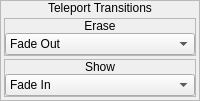
             <widget class="QFrame" name="frame_38">
              <property name="sizePolicy">
               <sizepolicy hsizetype="Fixed" vsizetype="Fixed">
                <horstretch>0</horstretch>
                <verstretch>0</verstretch>
               </sizepolicy>
              </property>
              <property name="frameShape">
               <enum>QFrame::StyledPanel</enum>
              </property>
              <property name="frameShadow">
               <enum>QFrame::Raised</enum>
              </property>
              <layout class="QVBoxLayout" name="verticalLayout_50">
               <property name="spacing">
                <number>0</number>
               </property>
               <property name="margin">
                <number>0</number>
               </property>
               <item>
                <widget class="QLabel" name="label_36">
                 <property name="sizePolicy">
                  <sizepolicy hsizetype="Preferred" vsizetype="Fixed">
                   <horstretch>0</horstretch>
                   <verstretch>0</verstretch>
                  </sizepolicy>
                 </property>
                 <property name="text">
                  <string>Teleport Transitions</string>
                 </property>
                 <property name="alignment">
                  <set>Qt::AlignCenter</set>
                 </property>
                </widget>
               </item>
               <item>
                <widget class="QWidget" name="widget_36" native="true">
                 <layout class="QVBoxLayout" name="verticalLayout_54">
                  <property name="spacing">
                   <number>3</number>
                  </property>
                  <property name="margin">
                   <number>3</number>
                  </property>
                  <item>
                   <widget class="QFrame" name="frame_40">
                    <property name="frameShape">
                     <enum>QFrame::StyledPanel</enum>
                    </property>
                    <property name="frameShadow">
                     <enum>QFrame::Raised</enum>
                    </property>
                    <layout class="QVBoxLayout" name="verticalLayout_52">
                     <property name="spacing">
                      <number>0</number>
                     </property>
                     <property name="margin">
                      <number>0</number>
                     </property>
                     <item>
                      <widget class="QLabel" name="label_38">
                       <property name="sizePolicy">
                        <sizepolicy hsizetype="Preferred" vsizetype="Fixed">
                         <horstretch>0</horstretch>
                         <verstretch>0</verstretch>
                        </sizepolicy>
                       </property>
                       <property name="text">
                        <string>Erase</string>
                       </property>
                       <property name="alignment">
                        <set>Qt::AlignCenter</set>
                       </property>
                      </widget>
                     </item>
                     <item>
                      <widget class="QWidget" name="widget_38" native="true">
                       <layout class="QHBoxLayout" name="horizontalLayout_33">
                        <property name="spacing">
                         <number>0</number>
                        </property>
                        <property name="margin">
                         <number>0</number>
                        </property>
                        <item>
                         <widget class="QComboBox" name="cboxTeleportTransition_Erase">
                          <item>
                           <property name="text">
                            <string>Fade Out</string>
                           </property>
                          </item>
                          <item>
                           <property name="text">
                            <string>Remove Blocks</string>
                           </property>
                          </item>
                          <item>
                           <property name="text">
                            <string>Wipe Downward</string>
                           </property>
                          </item>
                          <item>
                           <property name="text">
                            <string>Wipe Upward</string>
                           </property>
                          </item>
                          <item>
                           <property name="text">
                            <string>Venetian Blinds</string>
                           </property>
                          </item>
                          <item>
                           <property name="text">
                            <string>Vertical Blinds</string>
                           </property>
                          </item>
                          <item>
                           <property name="text">
                            <string>Horizontal Blinds</string>
                           </property>
                          </item>
                          <item>
                           <property name="text">
                            <string>Receding Square</string>
                           </property>
                          </item>
                          <item>
                           <property name="text">
                            <string>Expanding Square</string>
                           </property>
                          </item>
                          <item>
                           <property name="text">
                            <string>Screen Moves Up</string>
                           </property>
                          </item>
                          <item>
                           <property name="text">
                            <string>Screen Moves Down</string>
                           </property>
                          </item>
                          <item>
                           <property name="text">
                            <string>Screen Moves Left</string>
                           </property>
                          </item>
                          <item>
                           <property name="text">
                            <string>Screen Moves Right</string>
                           </property>
                          </item>
                          <item>
                           <property name="text">
                            <string>Vertical Division</string>
                           </property>
                          </item>
                          <item>
                           <property name="text">
                            <string>Horizontal Division</string>
                           </property>
                          </item>
                          <item>
                           <property name="text">
                            <string>Quadrasection</string>
                           </property>
                          </item>
                          <item>
                           <property name="text">
                            <string>Zoom In</string>
                           </property>
                          </item>
                          <item>
                           <property name="text">
                            <string>Mosaic</string>
                           </property>
                          </item>
                          <item>
                           <property name="text">
                            <string>Waver Screen</string>
                           </property>
                          </item>
                          <item>
                           <property name="text">
                            <string>Instantaneous</string>
                           </property>
                          </item>
                          <item>
                           <property name="text">
                            <string>No Transition</string>
                           </property>
                          </item>
                         </widget>
                        </item>
                       </layout>
                      </widget>
                     </item>
                    </layout>
                   </widget>
                  </item>
                  <item>
                   <widget class="QFrame" name="frame_41">
                    <property name="frameShape">
                     <enum>QFrame::StyledPanel</enum>
                    </property>
                    <property name="frameShadow">
                     <enum>QFrame::Raised</enum>
                    </property>
                    <layout class="QVBoxLayout" name="verticalLayout_53">
                     <property name="spacing">
                      <number>0</number>
                     </property>
                     <property name="margin">
                      <number>0</number>
                     </property>
                     <item>
                      <widget class="QLabel" name="label_39">
                       <property name="sizePolicy">
                        <sizepolicy hsizetype="Preferred" vsizetype="Fixed">
                         <horstretch>0</horstretch>
                         <verstretch>0</verstretch>
                        </sizepolicy>
                       </property>
                       <property name="text">
                        <string>Show</string>
                       </property>
                       <property name="alignment">
                        <set>Qt::AlignCenter</set>
                       </property>
                      </widget>
                     </item>
                     <item>
                      <widget class="QWidget" name="widget_39" native="true">
                       <layout class="QHBoxLayout" name="horizontalLayout_34">
                        <property name="spacing">
                         <number>0</number>
                        </property>
                        <property name="margin">
                         <number>0</number>
                        </property>
                        <item>
                         <widget class="QComboBox" name="cboxTeleportTransition_Show">
                          <item>
                           <property name="text">
                            <string>Fade In</string>
                           </property>
                          </item>
                          <item>
                           <property name="text">
                            <string>Reconstitute Blocks</string>
                           </property>
                          </item>
                          <item>
                           <property name="text">
                            <string>Unwipe Downward</string>
                           </property>
                          </item>
                          <item>
                           <property name="text">
                            <string>Unwipe Upward</string>
                           </property>
                          </item>
                          <item>
                           <property name="text">
                            <string>Venetian Blinds</string>
                           </property>
                          </item>
                          <item>
                           <property name="text">
                            <string>Vertical Blinds</string>
                           </property>
                          </item>
                          <item>
                           <property name="text">
                            <string>Horizontal Blinds</string>
                           </property>
                          </item>
                          <item>
                           <property name="text">
                            <string>Receding Square</string>
                           </property>
                          </item>
                          <item>
                           <property name="text">
                            <string>Expanding Square</string>
                           </property>
                          </item>
                          <item>
                           <property name="text">
                            <string>Screen Moves Down</string>
                           </property>
                          </item>
                          <item>
                           <property name="text">
                            <string>Screen Moves Up</string>
                           </property>
                          </item>
                          <item>
                           <property name="text">
                            <string>Screen Moves Right</string>
                           </property>
                          </item>
                          <item>
                           <property name="text">
                            <string>Screen Moves Left</string>
                           </property>
                          </item>
                          <item>
                           <property name="text">
                            <string>Vertical Unify</string>
                           </property>
                          </item>
                          <item>
                           <property name="text">
                            <string>Horizontal Unify</string>
                           </property>
                          </item>
                          <item>
                           <property name="text">
                            <string>Unify Quadrants</string>
                           </property>
                          </item>
                          <item>
                           <property name="text">
                            <string>Zoom Out</string>
                           </property>
                          </item>
                          <item>
                           <property name="text">
                            <string>Mosaic</string>
                           </property>
                          </item>
                          <item>
                           <property name="text">
                            <string>Waver Screen</string>
                           </property>
                          </item>
                          <item>
                           <property name="text">
                            <string>Instantaneous</string>
                           </property>
                          </item>
                         </widget>
                        </item>
                       </layout>
                      </widget>
                     </item>
                    </layout>
                   </widget>
                  </item>
                 </layout>
                </widget>
               </item>
              </layout>
             </widget>
